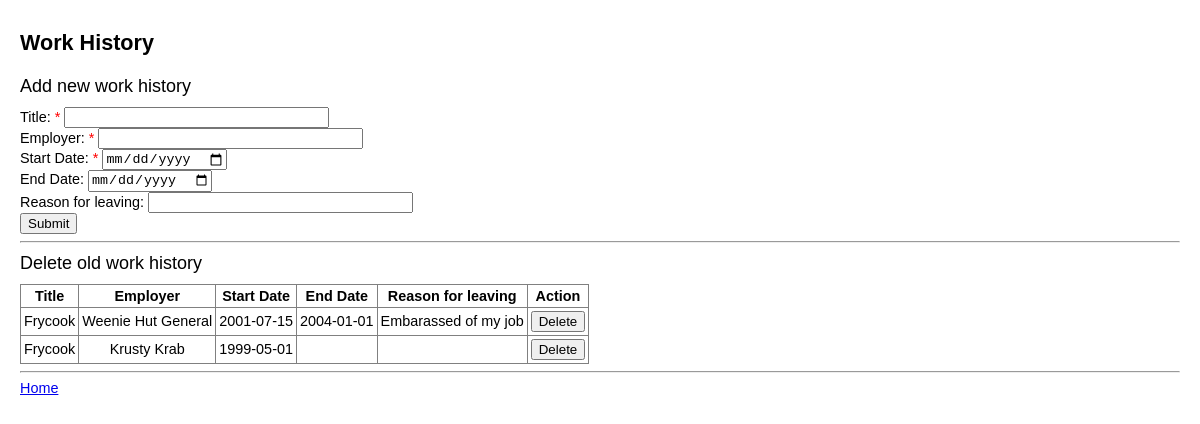
Screenshot of /web/work_history.php (signed in) with the database file from the repository.
### tables this page shows
create table work_history
(
wh_id int not null auto_increment,
applicant_email varchar(255) not null,
title varchar(255) not null,
employer varchar(255) not null,
start_date date not null,
end_date date,
reason_for_leaving varchar(255),
primary key (wh_id),
foreign key (applicant_email) references applicants(applicant_email)
);

### web/work_history.php (the view, shortened to what this page needs)
<?php
include 'resources/db_connect.php';
?>
<!doctype html>
<html>
<link rel="stylesheet" type="text/css" href="resources/style.css">
</head>
<body>
<div id='page_title'>
Work History
</div>
<div id='content'>
<div class='section_head'>Add new work history</div>
<form method='post' name='new_wh_form' action='<?php echo htmlspecialchars($_SERVER["PHP_SELF"]);?>' onsubmit="return validateNewWH()" >
Title: <span class='red'>*</span> <input type='text' id='title' name='title' size='30' required><br>
Employer: <span class='red'>*</span> <input type='text' id='employer' name='employer' size='30' required><br>
Start Date: <span class='red'>*</span> <input type='date' id='start_date' name='start_date' required><br>
End Date: <input type='date' id='end_date' name='end_date'><br>
Reason for leaving: <input type='text' id='reason_for_leaving' name='reason_for_leaving' size='30'><br>
<input type='submit' id='submit'><br>
</form>
<?php
$sql = "select wh_id , applicant_email , title , employer , start_date , end_date , reason_for_leaving from work_history where applicant_email = '".$_SESSION['email']."'";
$result = mysqli_query($con,$sql);
if ($result->num_rows != 0 ) {
  echo "<hr><div class='section_head'>Delete old work history</div>";
  echo "<table border='1' cellpadding='3'><th>Title</th><th>Employer</th><th>Start Date</th><th>End Date</th><th>Reason for leaving</th><th>Action</th>";
  while($row = mysqli_fetch_array($result))
    {
    $title = $row['title'];
    $employer = $row['employer'];
    $start_date = $row['start_date'];
    $end_date = $row['end_date'];
    $reason_for_leaving = $row['reason_for_leaving'];
    echo "<tr><form method='post' action='" . htmlspecialchars($_SERVER["PHP_SELF"]) . "' onsubmit='return confirm(".'"Are you sure you want to delete your role as a '.$title.' at '.$employer.'?"'.")'>";
    echo "<td>$title</td>";
    echo "<td>$employer</td>";
    echo "<td>$start_date</td>";
    echo "<td>$end_date</td>";
    echo "<td>$reason_for_leaving</td>";
    echo "<td><input type='submit' value='Delete'></td>";
    echo "</form></tr>";
    }
  echo "</table>";
}
?>
<hr>
<a href='home.php'>Home</a><br>
</div>
</body>
</html>

### web/resources/style.css (style rules this page uses)
body { width: auto; margin: 0 auto; font-family: arial; font-size: .9em; padding-left: 20px; padding-right: 20px; }
#page_title { font-size: 150%; font-weight: bold; margin-top: 30px; margin-bottom: 20px; }
.section_head { margin-top: 10px; margin-bottom: 10px; font-size: 125%; }
#content { margin-top: 10px; }
.red { color: red; }
table { border-collapse:collapse; text-align:center; }

### rows the page displays
work_history: title "Frycook", employer "Weenie Hut General", start_date "2001-07-15", end_date "2004-01-01", reason_for_leaving "Embarassed of my job"
work_history: title "Frycook", employer "Krusty Krab", start_date "1999-05-01"
